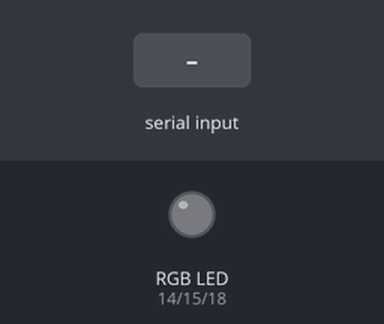
A program run on a simulated Raspberry Pi (BCM pin numbers). Shown: an RGB LED mixed from three pins (HIGH = lit). Inputs (shaded band) come from the test bench. What the program prints to the terminal is not drawn. At 8.8 s the program stops and its outputs stay as they are.

Above: at 1.2 s.
1.3 s: "r" typed at the terminal
At 2.4 s:
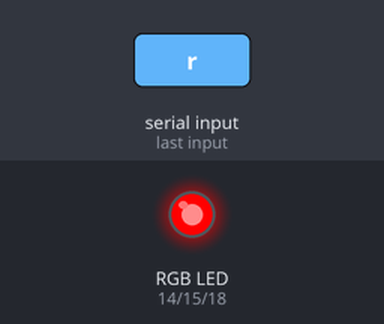
2.8 s: "b" typed at the terminal
At 3.6 s:
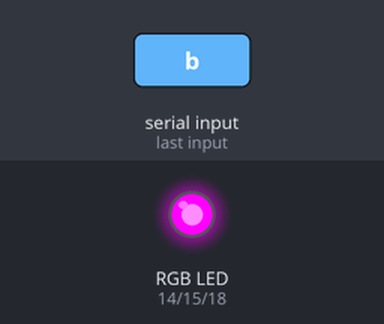
4.3 s: "g" typed at the terminal
At 4.7 s:
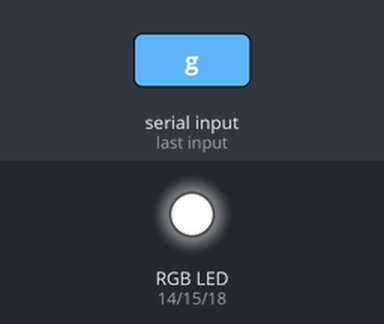
5.8 s: "r" typed at the terminal
At 7.0 s:
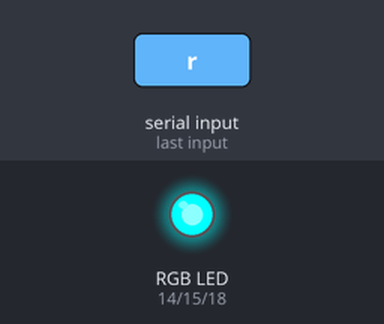
7.3 s: "b" typed at the terminal
At 8.2 s:
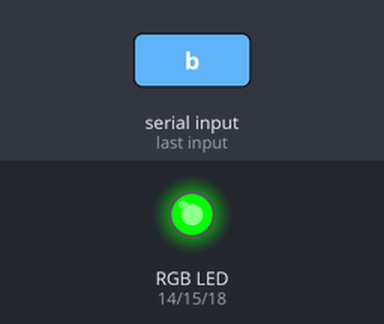
8.8 s: "q" typed at the terminal
At 10.0 s:
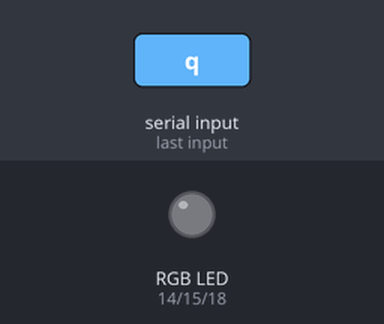
Timing chart, 0 to 10.3 s (numbered marks = the images above; inputs shaded):
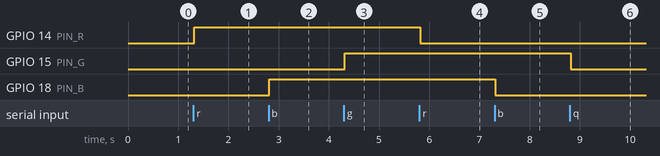

The program:

rgb_key.py
```python
# (licence header left out)
#### IMPORTS ####
import RPi.GPIO as GPIO
import time
import math

#### SETUP ####

# Set these to your own configuration
GPIO.setmode(GPIO.BCM)
PIN_R=14
PIN_G=15
PIN_B=18

GPIO.setwarnings(False)

GPIO.setup(PIN_R, GPIO.OUT)
GPIO.setup(PIN_G, GPIO.OUT)
GPIO.setup(PIN_B, GPIO.OUT)

GPIO.output(PIN_R, 0)
GPIO.output(PIN_G, 0)
GPIO.output(PIN_B, 0)

#### DEFINES ####
def getch():
  import sys, tty, termios, os
  old_settings = termios.tcgetattr(0)
  new_settings = old_settings[:]
  new_settings[3] &= ~termios.ICANON
  try:
    termios.tcsetattr(0, termios.TCSANOW, new_settings)
    os.system("stty -echo")
    ch = sys.stdin.read(1)
    os.system("stty echo")
  finally:
    termios.tcsetattr(0, termios.TCSANOW, old_settings)
  return ch

def main_loop():
  ron=0
  gon=0
  bon=0
  while 1:
    c = getch()
    if (c=='r'):
      ron = invert(ron)
      do_rgb(ron, gon, bon)
    if (c=='b'):
      bon = invert(bon)
      do_rgb(ron, gon, bon)
    if (c=='g'):
      gon = invert(gon)
      do_rgb(ron, gon, bon)
    if (c=='q' or c=='x'):
      leave()

def invert(x):
  return 0 if x else 1

def print_colour(r, g, b):
  red = "\033[1;31mRed"
  green = "\033[1;32mGreen"
  blue = "\033[1;34mBlue"
  magenta = "\033[1;35mMagenta"
  cyan = "\033[1;36mCyan"
  yellow = "\033[1;33mYellow"
  white = "\033[1;37mWhite"
  off = "\033[0m(Off)"

  if (r==0 and g==0 and b==0):
    print(off)
  if (r==1 and g==0 and b==0):
    print(red)
  if (r==0 and g==1 and b==0):
    print(green)
  if (r==0 and g==0 and b==1):
    print(blue)
  if (r==0 and g==1 and b==1):
    print(cyan)
  if (r==1 and g==0 and b==1):
    print(magenta)
  if (r==1 and g==1 and b==0):
    print(yellow)
  if (r==1 and g==1 and b==1):
    print(white)

# Set RGB LEDs on/off each, and print colour to console
def do_rgb(r, g, b):
  GPIO.output(PIN_R, r)
  GPIO.output(PIN_G, g)
  GPIO.output(PIN_B, b)
  # DEBUG
  print_colour(r, g, b)

# Fancy exit
def leave(msg=''):
  if (msg != ''):
    print(msg)
  GPIO.cleanup()
  exit()

#### MAIN ####
if __name__ == '__main__':
  try:
    print("Press 'r' for Red, 'g' for Green, 'b' for Blue, 'q' or 'x' to exit.")
    main_loop()
  except KeyboardInterrupt:
    pass
  finally:
    leave()
```

Measured:
- after the input at 1.3 s, GPIO 14 (PIN_R): LOW → HIGH at once
- after the input at 2.8 s, GPIO 18 (PIN_B): LOW → HIGH at once
- after the input at 4.3 s, GPIO 15 (PIN_G): LOW → HIGH at once
- after the input at 5.8 s, GPIO 14 (PIN_R): HIGH → LOW at once
- after the input at 7.3 s, GPIO 18 (PIN_B): HIGH → LOW at once
- after the input at 8.8 s, GPIO 15 (PIN_G): HIGH → LOW at once
